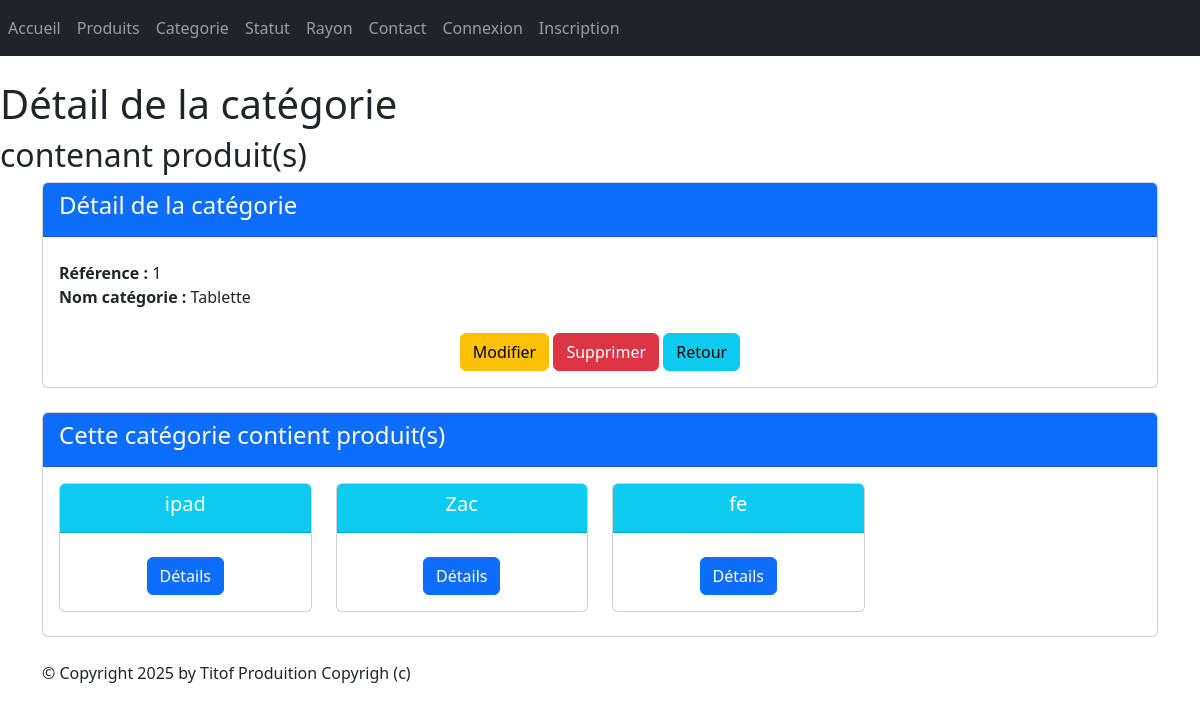
The page /monApp/categories/1/ on the database as committed earlier.
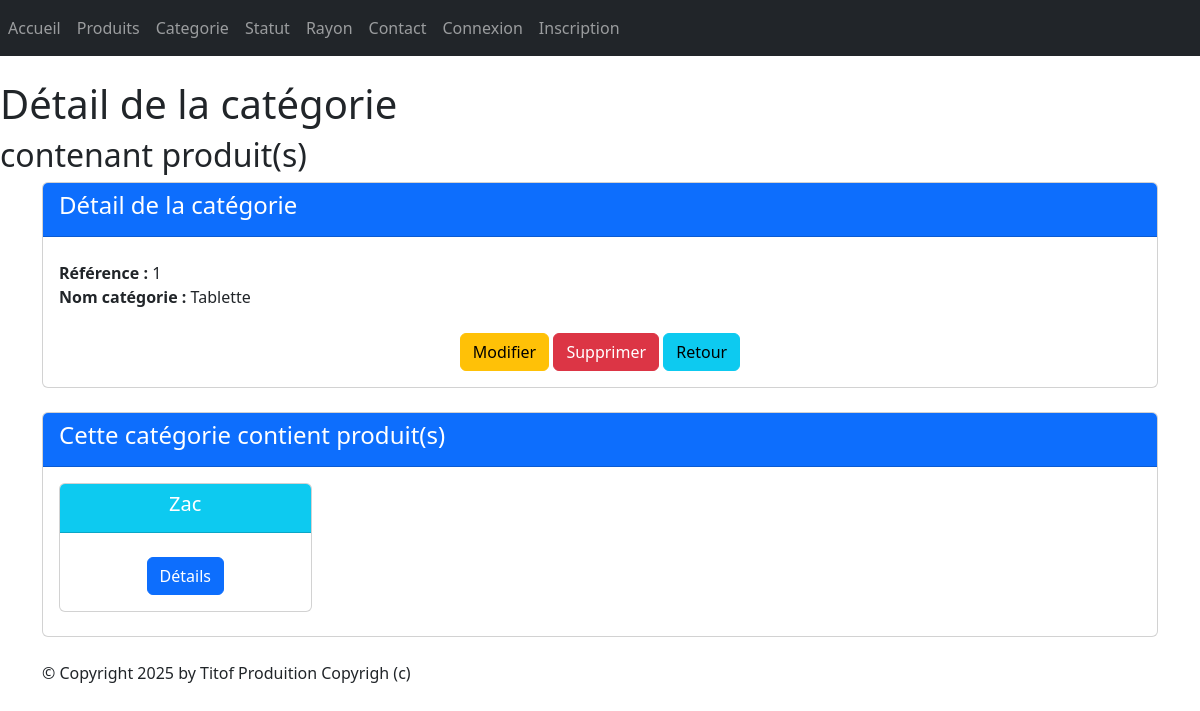
The same page on the database as committed later.
### monApp/models.py (models this page shows, shortened)
class Produit(models.Model):
    refProd = models.AutoField(primary_key=True)
    intituleProd = models.CharField(max_length=200)
    prixUnitaireProd = models.DecimalField(max_digits=10, decimal_places=2)
    dateProd = models.DateField(auto_now=True)
    categorie = models.ForeignKey(Categorie, on_delete=models.CASCADE, related_name="produits", null=True, blank=True)
    statutProd = models.ForeignKey(Statut, on_delete=models.CASCADE, related_name="produitStatut", null=True, blank=True)

### monApp/views.py (the view)
# urls.py: path("categories/<pk>/", views.CategorieDetailView.as_view(), name="dtl_cate"),
class CategorieDetailView(DetailView):
    model = Categorie
    template_name = "monApp/detail_categorie.html"
    context_object_name = "cate"
    def get_queryset(self):
        return Categorie.objects.annotate(nb_produits=Count('produits'))
    def get_context_data(self, **kwargs):
        context = super(CategorieDetailView, self).get_context_data(**kwargs)
        context['titremenu'] = "Détail de la catégorie"
        context['prdts'] = self.object.produits.all()
        return context

### monApp/templates/monApp/detail_categorie.html (shortened to what this page needs)
{% extends 'monApp/base.html' %}
{% block menu %}
    <h1>{{titremenu}}</h1>
    <h2>{{ ctgr.nomCat }} contenant {{ ctgr.nb_produits }} produit(s)</h2>
{% endblock %}
{% block contenu %}
    <div class="card mb-4">
        <div class="card-header bg-primary text-white">
            <h4>Détail de la catégorie</h4>
        </div>
        <div class="card-body">
                <ul class="list-unstyled">
                    <li><strong>Référence :</strong> {{ cate.idCat }}</li>
                    <li><strong>Nom catégorie :</strong> {{ cate.nomCat }}</li>
                </ul>
            <div class="car-footer text-center">
                <a href="{% url 'cate-chng' cate.idCat %}" class="btn btn-warning mt-2">Modifier</a>
                <a href="{% url 'dlt-cate' cate.idCat %}" class="btn btn-danger mt-2">Supprimer</a>
                <a href="{% url 'lst_cate'%}" class="btn btn-info mt-2">Retour</a>
            </div>
        </div>
    </div>
    <div class="card mb-4">
        <div class="card-header bg-primary text-white">
            <h4>Cette catégorie contient <strong>{{ ctgr.nb_produits }}</strong> produit(s)</h4>
        </div>
    <div class="card-body">
        <div class="row">
        {% if prdts %}
            {% for prdt in prdts %}
            <div class="col-sm-3">
                <div class="card mb-2 text-center">
                    <div class="card-header bg-info text-white">
                        <h5 class="card-title">{{ prdt.intituleProd }}</h5>
                    </div>
                    <div class="card-body">
                        <a href="{% url 'dtl_prdt' prdt.refProd %}" class="btn btn-primary mt-2">Détails</a>
                    </div>
                </div>
            </div>
        {% endfor %}
    {% else %}
        <p class="text-muted">Aucun produit trouvé pour cette catégorie.</p>
    {% endif %}
    </div>
    </div>
    </div>
{% endblock %}

Rows that differ between the two databases and show on the page:
removed Produit: intituleProd "ipad"
removed Produit: intituleProd "fe"
